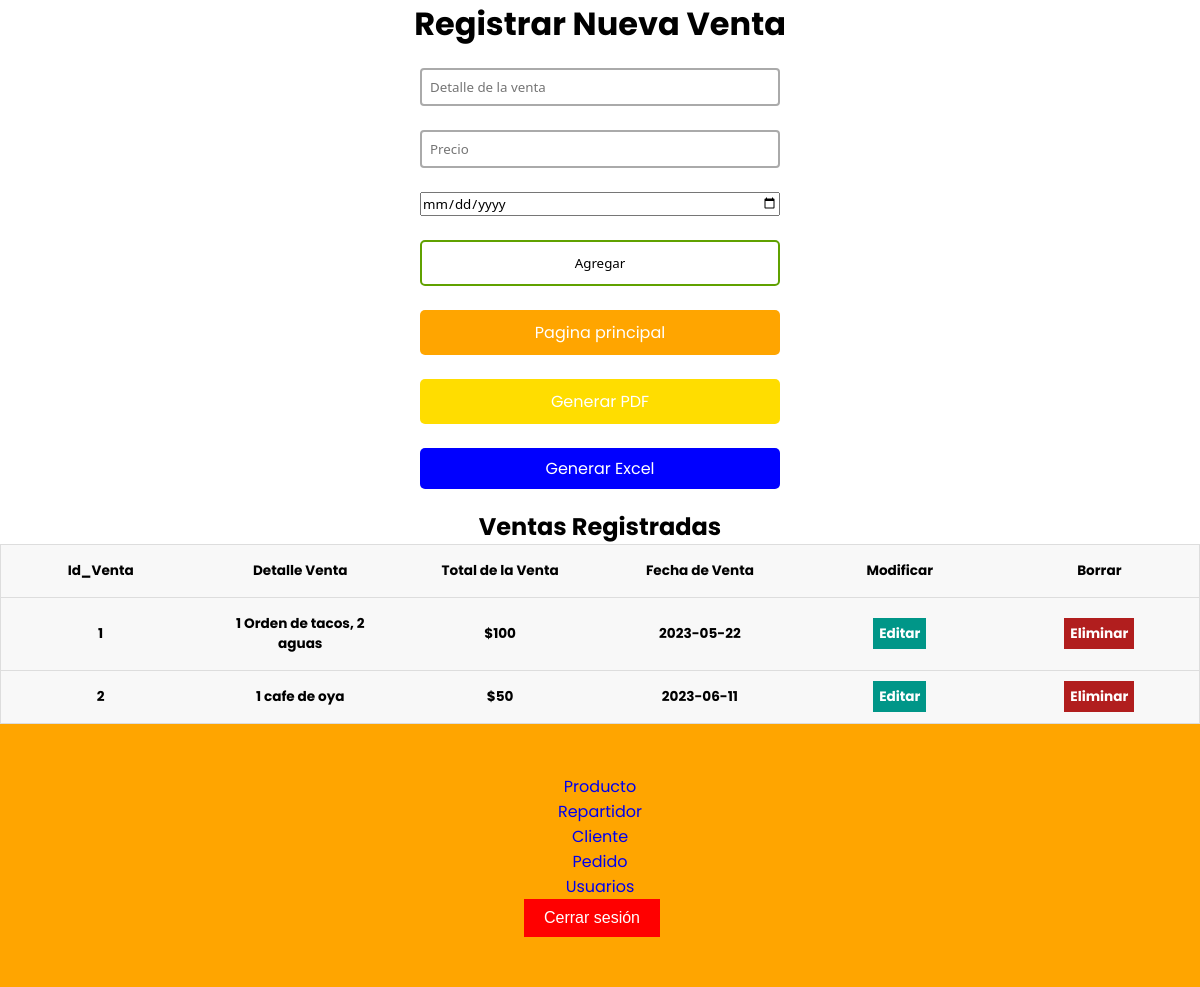
Page /index_venta.php (signed in) on the committed database.
### tables this page shows
CREATE TABLE `venta` (
  `id_venta` int(11) NOT NULL,
  `detalle_venta` varchar(100) DEFAULT NULL,
  `precio_venta` int(11) DEFAULT NULL,
  `fecha_venta` date DEFAULT NULL
);

### index_venta.php (the view, shortened to what this page needs)
<?php
$con = connection();
$sql = "SELECT * FROM venta";
$query = mysqli_query($con, $sql);
?>
<!DOCTYPE html>
<html lang="en">
<head>
    <link href="css/style1.css?1.00" rel="stylesheet">
    <link rel="stylesheet" href="css/style.css">
</head>
<body>
    <div class="users-form">
        <h1>Registrar Nueva Venta</h1>
        <form action="insert_venta.php" method="POST">
            <input type="text" name="detalle_venta" placeholder="Detalle de la venta">
            <input type="text" name="precio_venta" placeholder="Precio">
            <input type="date" name="fecha_venta" placeholder="Fecha de la venta">
            <input type="submit" value="Agregar" onclick="alerta()">
           <a href="Menu_admin.php" class="orange-button">Pagina principal</a>
           <a href="reportes_venta.php" class="yellow-button">Generar PDF</a>
           <a href="excel_venta.php" class="blue-button">Generar Excel</a>
        </form>
    </div>
    <div class="users-table">
        <h2>Ventas Registradas</h2>
        <table>
            <thead>
                <tr>
                    <th>Id_Venta</th>
                    <th>Detalle Venta</th>
                    <th>Total de la Venta</th>
                    <th>Fecha de Venta</th>
                    <th>Modificar</th>
                    <th>Borrar</th>
                </tr>
            </thead>
            <tbody>
                <?php while ($row = mysqli_fetch_array($query)): ?>
                    <tr>
                        <th><?= $row['id_venta'] ?></th>
                        <th><?= $row['detalle_venta'] ?></th>
                        <th><?="$".$row['precio_venta'] ?></th>
                        <th><?= $row['fecha_venta'] ?></th>
                        <th><a href="update_venta.php?id=<?= $row['id_venta'] ?>" class="users-table--edit">Editar</a></th>
                        <th><a href="delete_venta.php?id=<?= $row['id_venta'] ?>" class="users-table--delete" >Eliminar</a></th>
                    </tr>
                <?php endwhile; ?>
            </tbody>
        </table>
    </div>
</body>
     <footer>
  <nav>
    <ul>
      <li><a href="index_producto.php">Producto</a></li>
      <li><a href="index_repartidor.php">Repartidor</a></li>
      <li><a href="index_cliente.php">Cliente</a></li>
      <li><a href="index_pedido.php">Pedido</a></li>
      <li><a href="index_usuario.php">Usuarios</a></li>
    </ul>
    <form action="auth.php" method="GET" class="logout-form">
    <button type="submit" class="logout-button">Cerrar sesión</button>
  </nav>
</footer>
</html>

### css/style1.css (style rules this page uses)
* { box-sizing: border-box; margin: 0; padding: 0; }
html { font-family: 'Segoe UI', sans-serif; text-align: center; }
a { text-decoration: none; }
.users-form form { display: flex; flex-direction: column; gap: 24px; width: 30%; margin: 20px auto; text-align: center; }
.users-form form input { font-family: 'Segoe UI', sans-serif; }
.users-form form input[type=text], .users-form form input[type=password], .users-form form input[type=email] { padding: 8px; border:2px solid #aaa; border-radius:4px; outline:none; transition:.3s; }
.users-form form input[type=submit] { border: none; padding: 12px 50px; text-decoration: none; transition-duration: 0.4s; cursor: pointer; border-radius: 5px; background-color: white; color: black; border: 2px solid #60a100; }
.users-table table { border: 1px solid #ccc; border-collapse: collapse; margin: 0; padding: 0; width: 100%; table-layout: fixed; }
table tr { background-color: #f8f8f8; border: 1px solid #ddd; padding: 4px; }
table th { padding: 16px; text-align: center; font-size: .85em; }
.users-table--edit { background: #009688; padding: 6px; color: #fff; text-align: center; font-weight: bold; }
.users-table--delete { background: #b11e1e; padding: 6px; color: #fff; text-align: center; font-weight: bold; }
.orange-button { background-color: orange; color: white; padding: 10px 20px; text-decoration: none; border-radius: 5px; }
.logout-form button { background-color: #ff0000; color: white; border: none; padding: 10px 20px; text-align: center; text-decoration: none; display: inline-block; font-size: 16px; cursor: pointer; }
.yellow-button { background-color: rgb(255, 221, 0); color: white; padding: 10px 20px; text-decoration: none; border-radius: 5px; }
.blue-button { background-color: rgb(0, 8, 255); color: white; padding: 10px 20px; text-decoration: none; border-radius: 5px; }
.blue-button { display: inline-block; padding: 0.5rem 1rem; background-color: blue; color: white; text-decoration: none; }
.logout-button { margin-right: 1rem; }

### css/style.css (style rules this page uses)
* { margin: 0; padding: 0; box-sizing: border-box; text-decoration: none; list-style: none; }
body { font-family: 'Poppins', sans-serif; }
footer { padding: 50px 100px; }
footer { background-color: #ffa500; }
.logout-form button { background-color: #ff0000; color: white; border: none; padding: 10px 20px; text-align: center; text-decoration: none; display: inline-block; font-size: 16px; cursor: pointer; }

### rows in the picture
venta: id_venta "1", detalle_venta "1 Orden de tacos, 2 aguas", precio_venta "100", fecha_venta "2023-05-22"
venta: id_venta "2", detalle_venta "1 cafe de oya", precio_venta "50", fecha_venta "2023-06-11"
